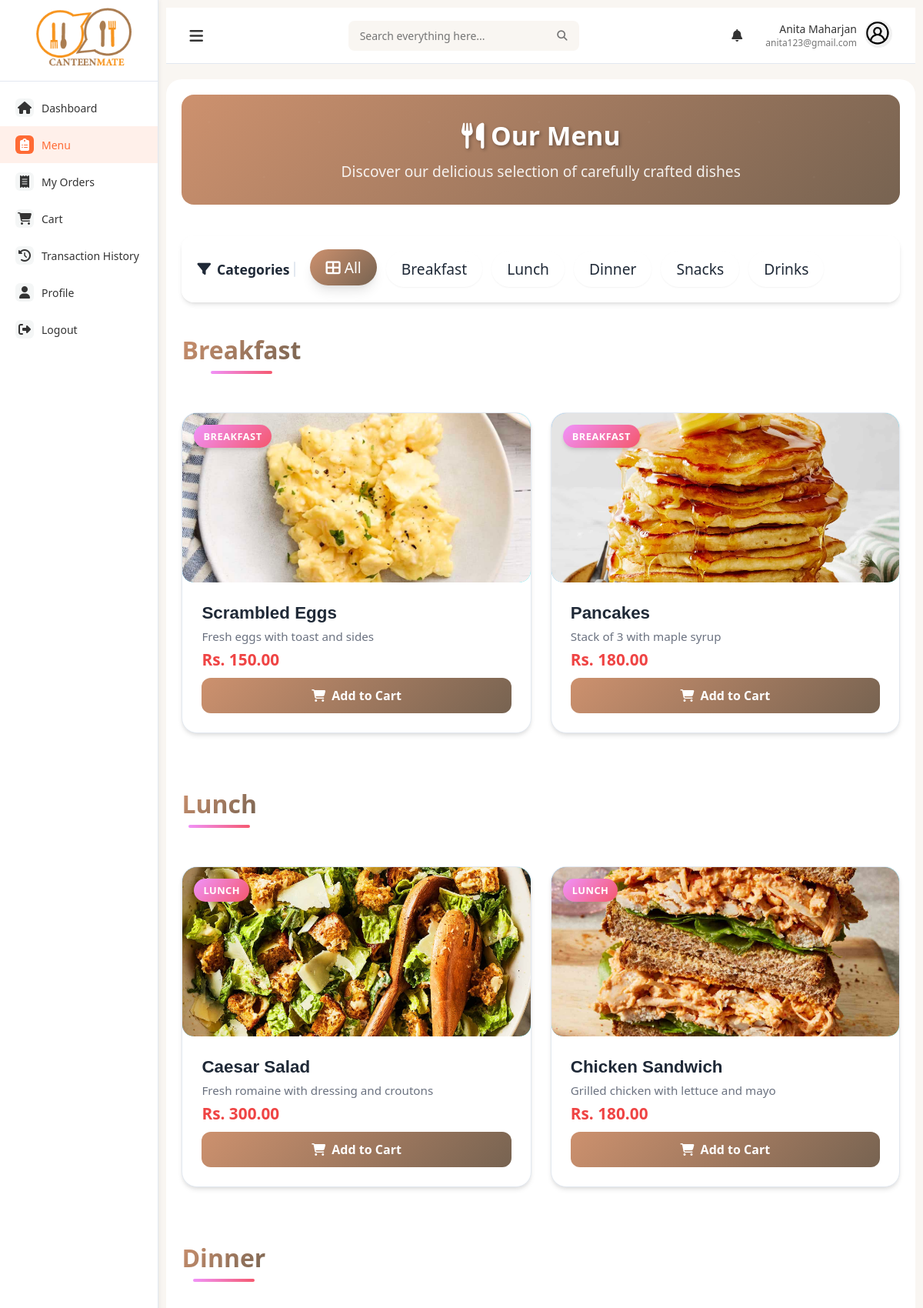
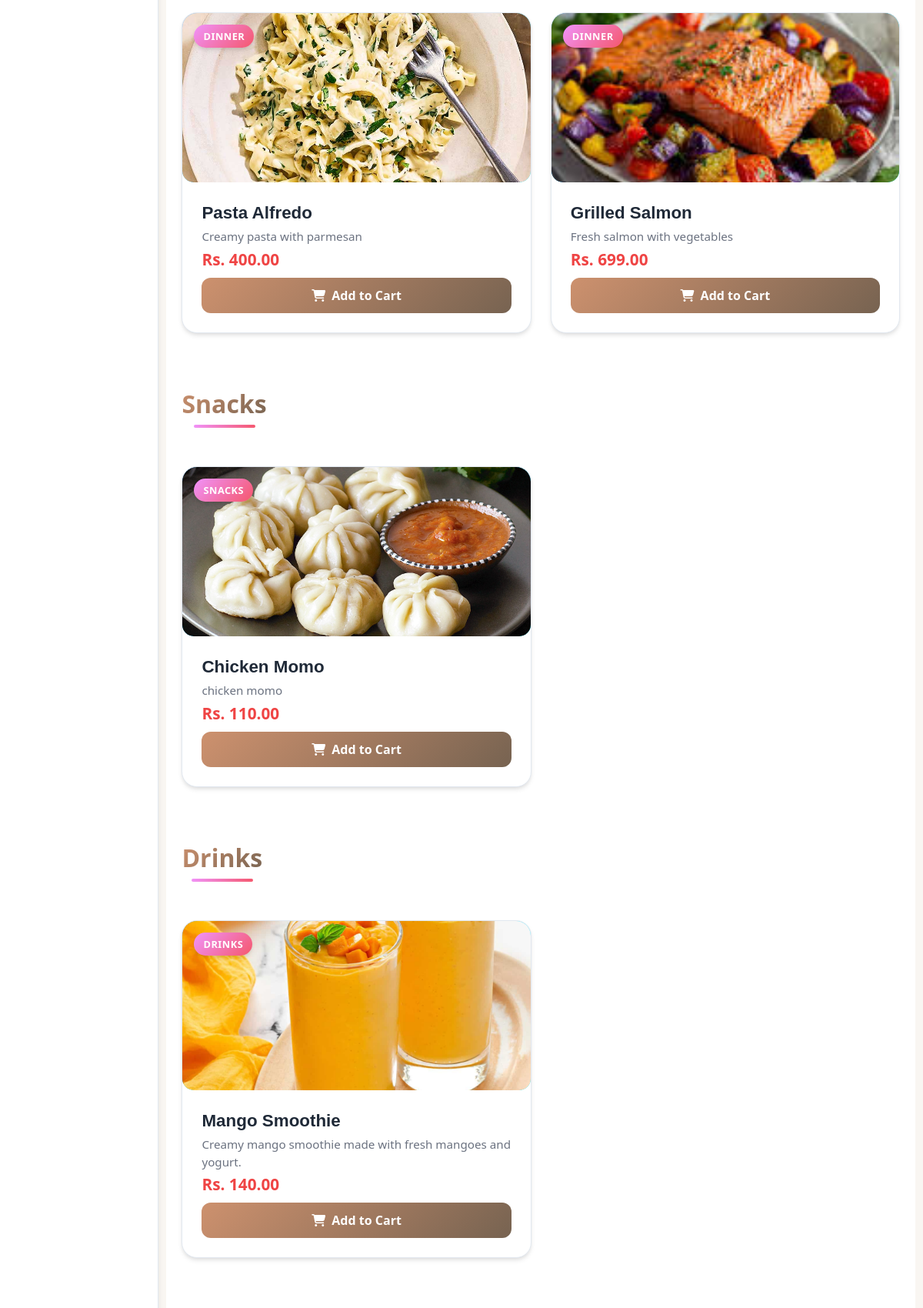
The app's page /menu (signed in, upper part) with its own data (2 pictures, top to bottom).
### models.py (models this page shows, shortened)
class User(db.Model):
    id = db.Column(db.Integer, primary_key=True)
    fullname = db.Column(db.String(100), nullable=False)
    email = db.Column(db.String(100), unique=True, nullable=False)
    password = db.Column(db.String(200), nullable=False)
    role = db.Column(db.String(20), nullable=False)  # 'student', 'staff', or 'admin'
    created_at = db.Column(db.DateTime, server_default=db.func.now())

class Category(db.Model):
    __tablename__ = 'categories'
    id = db.Column(db.Integer, primary_key=True)
    name = db.Column(db.String(100), nullable=False, unique=True)
    status = db.Column(db.Boolean, default=True)  # Active or Inactive
    items = db.relationship('Item', backref='category', lazy=True, cascade='all, delete-orphan')

class Item(db.Model):
    __tablename__ = 'items'
    id = db.Column(db.Integer, primary_key=True)
    name = db.Column(db.String(100), nullable=False)
    price = db.Column(db.Float, nullable=False)
    category_id = db.Column(db.Integer, db.ForeignKey('categories.id'), nullable=False)
    description = db.Column(db.Text, nullable=True)
    image_filename = db.Column(db.String(255), nullable=True)
    available = db.Column(db.Boolean, default=True)
    attribute_values = db.relationship(
        'AttributeValue',
        secondary=item_attribute_values,
        back_populates='items'
    )
    addons = db.relationship(
        'Addon',
        secondary=addon_item_association,
        back_populates='items'
    )

### main.py (the view)
@app.route('/menu')
@login_required
def user_menu():
    current_day = request.args.get('day')
    if not current_day:
        current_day = datetime.today().strftime('%A').lower()
    user_id = session.get('user_id')
    user = User.query.get(user_id)
    categories = Category.query.filter_by(status=True).all()
    menu_items = {}
    for category in categories:
        menu_items[category.name] = []
    menu_entries = Menu.query.filter_by(day=current_day).all()
    for entry in menu_entries:
        if entry.category.name not in menu_items:
            menu_items[entry.category.name] = []
        menu_items[entry.category.name].append(entry.item)
    return render_template('menu.html',
                           user=user,
                           menu_items=menu_items,
                           current_day=current_day,
                           categories=categories,
                           active_page='menu')

### main.py (called while the page is built)
def login_required(view):
    @functools.wraps(view)
    def wrapped_view(**kwargs):
        if 'user_id' not in session:
            flash('Please log in to access this page', 'warning')
            return redirect(url_for('login'))
        return view(**kwargs)
    return wrapped_view

### templates/menu.html (shortened to what this page needs)
{% extends "base.html" %}
{% block content %}
<div id="menu" class="page" style="{% with messages = get_flashed_messages(with_categories=true) %}
                                                {% endwith %}">
    <div class="page-header">
        <h1><i class="fas fa-utensils"></i> Our Menu</h1>
        <p>Discover our delicious selection of carefully crafted dishes</p>
    </div>
    <div class="category-filter">
        <div class="filter-title"><i class="fas fa-filter"></i> Categories</div>
        <button class="filter-btn active" data-category="all">
            <span><i class="fas fa-th-large"></i> All</span>
        </button>
        {% for category in categories %}
            <button class="filter-btn" data-category="{{ category.name }}">
                <span>{{ category.name }}</span>
            </button>
        {% endfor %}
    </div>
    {% for category_name, items in menu_items.items() %}
        {% if items %}
        <div class="category-section">
            <div class="section-header">
                <h2 class="section-title">{{ category_name }}</h2>
            </div>
            <div class="menu-grid">
                {% for item in items %}
                <div class="menu-item"
                     data-id="{{ item.id }}"
                     data-name="{{ item.name }}"
                     data-price="{{ item.price }}"
                     data-image="{{ url_for('static', filename='uploads/items/' ~ item.image_filename) if item.image_filename else '/api/placeholder/320/220' }}"
                     data-category="{{ category_name }}">
                    <div class="item-image">
                        <img src="{{ url_for('static', filename='uploads/items/' ~ item.image_filename) if item.image_filename else '/api/placeholder/320/220' }}" alt="{{ item.name }}">
                        <div class="item-badge">{{ category_name }}</div>
                    </div>
                    <div class="item-details">
                        <h3 class="item-name">{{ item.name }}</h3>
                        <p class="item-description">{{ item.description or 'No description available.' }}</p>
                        <span class="item-price">Rs. {{ '%.2f' % (item.price) }}</span>
                        <form method="POST" action="{{ url_for('add_to_cart') }}">
                            <button type="submit" class="add-to-cart">
                                <i class="fas fa-shopping-cart"></i>
                                Add to Cart
                            </button>
                        </form>
                    </div>
                </div>
                {% endfor %}
            </div>
        </div>
        {% endif %}
    {% endfor %}
</div>
{% endblock %}

### templates/base.html (shortened to what this page needs)
<!DOCTYPE html>
<html lang="en">
<head>
    <link rel="stylesheet" href="https://cdnjs.cloudflare.com/ajax/libs/font-awesome/6.4.0/css/all.min.css">
    <link href="https://cdnjs.cloudflare.com/ajax/libs/font-awesome/6.4.0/css/all.min.css" rel="stylesheet">
    <link rel="stylesheet" href="{{ url_for('static', filename='css/styles.css') }}">
</head>
<body>
    <div class="container">
        <div class="sidebar">
            <div class="logo">
                <img src="{{ url_for('static', filename='img/logo.png') }}" alt="Canteen Logo">
            </div>
            <div class="sidebar-menu">
                <a href="{{ url_for('user_dashboard') }}" class="side-menu-item {% if active_page == 'dashboard' %}active{% endif %}">
                    <div class="menu-icon"><i class="fas fa-home"></i></div>
                    <div class="menu-text">Dashboard</div>
                </a>
                <a href="{{ url_for('user_menu')}}" class="side-menu-item {% if active_page == 'menu' %}active{% endif %}">
                    <div class="menu-icon"><i class="fas fa-clipboard-list"></i></div>
                    <div class="menu-text">Menu</div>
                </a>
                <a href="{{ url_for('orders') }}" class="side-menu-item {% if active_page == 'orders' %}active{% endif %}">
                    <div class="menu-icon"><i class="fas fa-receipt"></i></div>
                    <div class="menu-text">My Orders</div>
                </a>
                <a href="{{ url_for('cart')}}" class="side-menu-item {% if active_page == 'cart' %}active{% endif %}">
                    <div class="menu-icon"><i class="fas fa-shopping-cart"></i></div>
                    <div class="menu-text">Cart</div>
                </a>
                <a href="{{ url_for('transaction')}}" class="side-menu-item {% if active_page == 'transaction' %}active{% endif %}">
                    <div class="menu-icon"><i class="fas fa-history"></i></div>
                    <div class="menu-text">Transaction History</div>
                </a>
                <a href="{{ url_for('profile')}}" class="side-menu-item {% if active_page == 'profile' %}active{% endif %}">
                    <div class="menu-icon"><i class="fas fa-user"></i></div>
                    <div class="menu-text">Profile</div>
                </a>
                <a href="{{ url_for('logout') }}" class="side-menu-item {% if active_page == 'logout' %}active{% endif %}">
                    <div class="menu-icon"><i class="fas fa-sign-out-alt"></i></div>
                    <div class="menu-text">Logout</div>
                </a>
            </div>
        </div>
        <div class="main-content">
            <div class="top-nav">
                <button class="btn nav-toggle" onclick="document.querySelector('.sidebar').classList.toggle('active')">
                    <i class="fas fa-bars"></i>
                </button>
                <div class="search-bar">
                    <input type="text" placeholder="Search everything here...">
                    <button type="submit"><i class="fas fa-search"></i></button>
                </div>
                <div class="user-menu">
                    <div class="notifications" id="notificationBtn">
                        <i class="fas fa-bell"></i>
                    </div>
                    <div class="user-profile">
                        <div class="user-info">
                            <div class="user-name">{{ user.fullname }}</div>
                            <div class="user-email">{{ user.email }}</div>
                        </div>
                        <div class="user-avatar">
                            <img src="{{ url_for('static', filename='img/user.png') }}" alt="User Avatar">
                        </div>
                    </div>
                </div>
            </div>
            <div class="page-content">
                {% block content %}{% endblock %}
            </div>
        </div>
    </div>
</body>
</html>

### templates/base.html (style rules this page uses)
.nav-toggle { background: none; border: none; outline: none; cursor: pointer; padding: 0; margin: 0; font-size: 20px; color: #333; }
.notifications { position: relative; cursor: pointer; padding: 10px; border-radius: 50%; transition: background-color 0.3s; }
.user-menu { display: flex; align-items: center; gap: 20px; }

### records on screen
User: fullname "Anita Maharjan", email "anita123@gmail.com"
Category: name "Breakfast", name "BREAKFAST"
Category: name "Lunch", name "LUNCH"
Category: name "Dinner", name "DINNER"
Category: name "Snacks", name "SNACKS"
Category: name "Drinks", name "DRINKS"
Item: image_filename (picture), name "Scrambled Eggs", description "Fresh eggs with toast and sides", price "150.00"
Item: image_filename (picture), name "Pancakes", description "Stack of 3 with maple syrup", price "180.00"
Item: image_filename (picture), name "Caesar Salad", description "Fresh romaine with dressing and croutons", price "300.00"
Item: image_filename (picture), name "Chicken Sandwich", description "Grilled chicken with lettuce and mayo", price "180.00"
Item: image_filename (picture), name "Pasta Alfredo", description "Creamy pasta with parmesan", price "400.00"
Item: image_filename (picture), name "Grilled Salmon", description "Fresh salmon with vegetables", price "699.00"
Item: image_filename (picture), name "Chicken Momo", description "chicken momo", price "110.00"
Item: image_filename (picture), name "Mango Smoothie", description "Creamy mango smoothie made with fresh mangoes and yogurt.", price "140.00"
